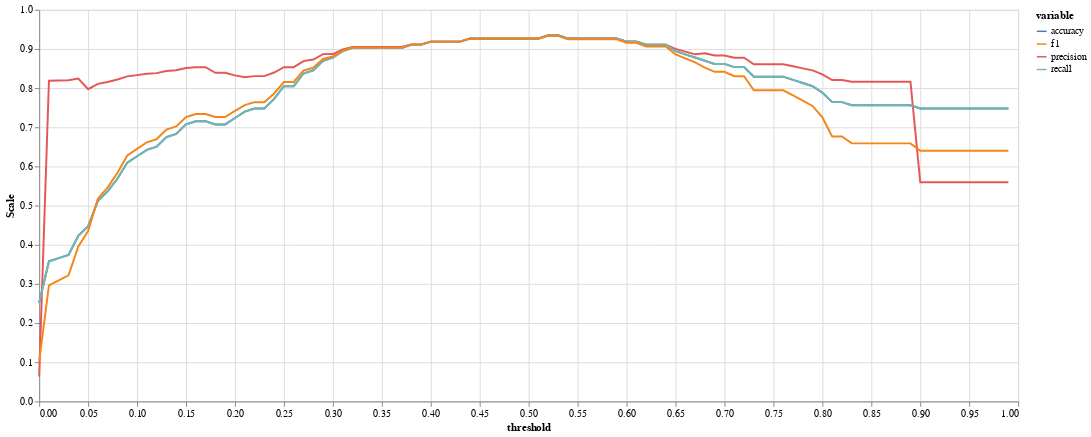

The cell this chart's notebook holds for it:
### Markdown cell above
#### Visualisierung der Metriken
Ein Altair-Chart wird erstellt, das die Genauigkeit, Precision, Recall und F1-Score für verschiedene Schwellenwerte zeigt.

### Code cell
alt.Chart(acc_df).mark_line().transform_fold(
    fold=['accuracy', 'precision', "recall", "f1"], 
    as_=['variable', 'Scale']
).encode(
    x='threshold',
    y='Scale:Q',
    color='variable:N'
).properties(
    width=1000,
    height=400
)

### Figure 1 — Vega-Lite specification as saved in the notebook (floating-point values rounded to 4 significant figures)
{"config": {"view": {"continuousWidth": 300, "continuousHeight": 300}}, "data": {"name": "data-558f266e3f2dbff87677e8319976afa7"}, "mark": {"type": "line"}, "encoding": {"color": {"field": "variable", "type": "nominal"}, "x": {"field": "threshold", "type": "quantitative"}, "y": {"field": "Scale", "type": "quantitative"}}, "height": 400, "transform": [{"fold": ["accuracy", "precision", "recall", "f1"], "as": ["variable", "Scale"]}], "width": 1000, "$schema": "https://vega.github.io/schema/vega-lite/v5.16.3.json", "datasets": {"data-558f266e3f2dbff87677e8319976afa7": [{"threshold": 0.0, "accuracy": 0.252, "precision": 0.06352, "recall": 0.252, "f1": 0.1015, "roc_auc": 0.9344}, {"threshold": 0.01, "accuracy": 0.3577, "precision": 0.819, "recall": 0.3577, "f1": 0.296, "roc_auc": 0.9344}, {"threshold": 0.02, "accuracy": 0.3659, "precision": 0.8196, "recall": 0.3659, "f1": 0.3092, "roc_auc": 0.9344}, {"threshold": 0.03, "accuracy": 0.374, "precision": 0.8203, "recall": 0.374, "f1": 0.3221, "roc_auc": 0.9344}, {"threshold": 0.04, "accuracy": 0.4228, "precision": 0.8246, "recall": 0.4228, "f1": 0.3955, "roc_auc": 0.9344}, {"threshold": 0.05, "accuracy": 0.4472, "precision": 0.7971, "recall": 0.4472, "f1": 0.4351, "roc_auc": 0.9344}, {"threshold": 0.06, "accuracy": 0.5122, "precision": 0.8109, "recall": 0.5122, "f1": 0.5178, "roc_auc": 0.9344}, {"threshold": 0.07, "accuracy": 0.5366, "precision": 0.8157, "recall": 0.5366, "f1": 0.5467, "roc_auc": 0.9344}, {"threshold": 0.08, "accuracy": 0.5691, "precision": 0.8219, "recall": 0.5691, "f1": 0.5837, "roc_auc": 0.9344}, {"threshold": 0.09, "accuracy": 0.6098, "precision": 0.8299, "recall": 0.6098, "f1": 0.6278, "roc_auc": 0.9344}, {"threshold": 0.1, "accuracy": 0.626, "precision": 0.8332, "recall": 0.626, "f1": 0.6449, "roc_auc": 0.9344}, {"threshold": 0.11, "accuracy": 0.6423, "precision": 0.8366, "recall": 0.6423, "f1": 0.6616, "roc_auc": 0.9344}, {"threshold": 0.12, "accuracy": 0.6504, "precision": 0.8383, "recall": 0.6504, "f1": 0.6699, "roc_auc": 0.9344}, {"threshold": 0.13, "accuracy": 0.6748, "precision": 0.8437, "recall": 0.6748, "f1": 0.6943, "roc_auc": 0.9344}, {"threshold": 0.14, "accuracy": 0.6829, "precision": 0.8456, "recall": 0.6829, "f1": 0.7023, "roc_auc": 0.9344}, {"threshold": 0.15, "accuracy": 0.7073, "precision": 0.8514, "recall": 0.7073, "f1": 0.726, "roc_auc": 0.9344}, {"threshold": 0.16, "accuracy": 0.7154, "precision": 0.8534, "recall": 0.7154, "f1": 0.7338, "roc_auc": 0.9344}, {"threshold": 0.17, "accuracy": 0.7154, "precision": 0.8534, "recall": 0.7154, "f1": 0.7338, "roc_auc": 0.9344}, {"threshold": 0.18, "accuracy": 0.7073, "precision": 0.8391, "recall": 0.7073, "f1": 0.7263, "roc_auc": 0.9344}, {"threshold": 0.19, "accuracy": 0.7073, "precision": 0.8391, "recall": 0.7073, "f1": 0.7263, "roc_auc": 0.9344}, {"threshold": 0.2, "accuracy": 0.7236, "precision": 0.8325, "recall": 0.7236, "f1": 0.7418, "roc_auc": 0.9344}, {"threshold": 0.21, "accuracy": 0.7398, "precision": 0.8277, "recall": 0.7398, "f1": 0.7566, "roc_auc": 0.9344}, {"threshold": 0.22, "accuracy": 0.748, "precision": 0.8306, "recall": 0.748, "f1": 0.7641, "roc_auc": 0.9344}, {"threshold": 0.23, "accuracy": 0.748, "precision": 0.8306, "recall": 0.748, "f1": 0.7641, "roc_auc": 0.9344}, {"threshold": 0.24, "accuracy": 0.7724, "precision": 0.8398, "recall": 0.7724, "f1": 0.7862, "roc_auc": 0.9344}, {"threshold": 0.25, "accuracy": 0.8049, "precision": 0.8534, "recall": 0.8049, "f1": 0.8156, "roc_auc": 0.9344}, {"threshold": 0.26, "accuracy": 0.8049, "precision": 0.8534, "recall": 0.8049, "f1": 0.8156, "roc_auc": 0.9344}, {"threshold": 0.27, "accuracy": 0.8374, "precision": 0.8688, "recall": 0.8374, "f1": 0.8449, "roc_auc": 0.9344}, {"threshold": 0.28, "accuracy": 0.8455, "precision": 0.8731, "recall": 0.8455, "f1": 0.8523, "roc_auc": 0.9344}, {"threshold": 0.29, "accuracy": 0.8699, "precision": 0.8868, "recall": 0.8699, "f1": 0.8744, "roc_auc": 0.9344}, {"threshold": 0.3, "accuracy": 0.878, "precision": 0.887, "recall": 0.878, "f1": 0.8809, "roc_auc": 0.9344}, {"threshold": 0.31, "accuracy": 0.8943, "precision": 0.8987, "recall": 0.8943, "f1": 0.8959, "roc_auc": 0.9344}, {"threshold": 0.32, "accuracy": 0.9024, "precision": 0.905, "recall": 0.9024, "f1": 0.9034, "roc_auc": 0.9344}, {"threshold": 0.33, "accuracy": 0.9024, "precision": 0.905, "recall": 0.9024, "f1": 0.9034, "roc_auc": 0.9344}, {"threshold": 0.34, "accuracy": 0.9024, "precision": 0.905, "recall": 0.9024, "f1": 0.9034, "roc_auc": 0.9344}, {"threshold": 0.35, "accuracy": 0.9024, "precision": 0.905, "recall": 0.9024, "f1": 0.9034, "roc_auc": 0.9344}, {"threshold": 0.36, "accuracy": 0.9024, "precision": 0.905, "recall": 0.9024, "f1": 0.9034, "roc_auc": 0.9344}, {"threshold": 0.37, "accuracy": 0.9024, "precision": 0.905, "recall": 0.9024, "f1": 0.9034, "roc_auc": 0.9344}, {"threshold": 0.38, "accuracy": 0.9106, "precision": 0.9116, "recall": 0.9106, "f1": 0.911, "roc_auc": 0.9344}, {"threshold": 0.39, "accuracy": 0.9106, "precision": 0.9116, "recall": 0.9106, "f1": 0.911, "roc_auc": 0.9344}, {"threshold": 0.4, "accuracy": 0.9187, "precision": 0.9187, "recall": 0.9187, "f1": 0.9187, "roc_auc": 0.9344}, {"threshold": 0.41, "accuracy": 0.9187, "precision": 0.9187, "recall": 0.9187, "f1": 0.9187, "roc_auc": 0.9344}, {"threshold": 0.42, "accuracy": 0.9187, "precision": 0.9187, "recall": 0.9187, "f1": 0.9187, "roc_auc": 0.9344}, {"threshold": 0.43, "accuracy": 0.9187, "precision": 0.9187, "recall": 0.9187, "f1": 0.9187, "roc_auc": 0.9344}, {"threshold": 0.44, "accuracy": 0.9268, "precision": 0.9262, "recall": 0.9268, "f1": 0.9264, "roc_auc": 0.9344}, {"threshold": 0.45, "accuracy": 0.9268, "precision": 0.9262, "recall": 0.9268, "f1": 0.9264, "roc_auc": 0.9344}, {"threshold": 0.46, "accuracy": 0.9268, "precision": 0.9262, "recall": 0.9268, "f1": 0.9264, "roc_auc": 0.9344}, {"threshold": 0.47, "accuracy": 0.9268, "precision": 0.9262, "recall": 0.9268, "f1": 0.9264, "roc_auc": 0.9344}, {"threshold": 0.48, "accuracy": 0.9268, "precision": 0.9262, "recall": 0.9268, "f1": 0.9264, "roc_auc": 0.9344}, {"threshold": 0.49, "accuracy": 0.9268, "precision": 0.9262, "recall": 0.9268, "f1": 0.9264, "roc_auc": 0.9344}, {"threshold": 0.5, "accuracy": 0.9268, "precision": 0.9262, "recall": 0.9268, "f1": 0.9264, "roc_auc": 0.9344}, {"threshold": 0.51, "accuracy": 0.9268, "precision": 0.9262, "recall": 0.9268, "f1": 0.9264, "roc_auc": 0.9344}, {"threshold": 0.52, "accuracy": 0.935, "precision": 0.9341, "recall": 0.935, "f1": 0.9342, "roc_auc": 0.9344}, {"threshold": 0.53, "accuracy": 0.935, "precision": 0.9346, "recall": 0.935, "f1": 0.9334, "roc_auc": 0.9344}, {"threshold": 0.54, "accuracy": 0.9268, "precision": 0.9266, "recall": 0.9268, "f1": 0.9246, "roc_auc": 0.9344}, {"threshold": 0.55, "accuracy": 0.9268, "precision": 0.9266, "recall": 0.9268, "f1": 0.9246, "roc_auc": 0.9344}, {"threshold": 0.56, "accuracy": 0.9268, "precision": 0.9266, "recall": 0.9268, "f1": 0.9246, "roc_auc": 0.9344}, {"threshold": 0.57, "accuracy": 0.9268, "precision": 0.9266, "recall": 0.9268, "f1": 0.9246, "roc_auc": 0.9344}, {"threshold": 0.58, "accuracy": 0.9268, "precision": 0.9266, "recall": 0.9268, "f1": 0.9246, "roc_auc": 0.9344}, {"threshold": 0.59, "accuracy": 0.9268, "precision": 0.9266, "recall": 0.9268, "f1": 0.9246, "roc_auc": 0.9344}, {"threshold": 0.6, "accuracy": 0.9187, "precision": 0.9188, "recall": 0.9187, "f1": 0.9156, "roc_auc": 0.9344}, {"threshold": 0.61, "accuracy": 0.9187, "precision": 0.9188, "recall": 0.9187, "f1": 0.9156, "roc_auc": 0.9344}, {"threshold": 0.62, "accuracy": 0.9106, "precision": 0.911, "recall": 0.9106, "f1": 0.9065, "roc_auc": 0.9344}, {"threshold": 0.63, "accuracy": 0.9106, "precision": 0.911, "recall": 0.9106, "f1": 0.9065, "roc_auc": 0.9344}, {"threshold": 0.64, "accuracy": 0.9106, "precision": 0.911, "recall": 0.9106, "f1": 0.9065, "roc_auc": 0.9344}, {"threshold": 0.65, "accuracy": 0.8943, "precision": 0.9003, "recall": 0.8943, "f1": 0.8859, "roc_auc": 0.9344}, {"threshold": 0.66, "accuracy": 0.8862, "precision": 0.8932, "recall": 0.8862, "f1": 0.876, "roc_auc": 0.9344}, {"threshold": 0.67, "accuracy": 0.878, "precision": 0.8863, "recall": 0.878, "f1": 0.8659, "roc_auc": 0.9344}, {"threshold": 0.68, "accuracy": 0.8699, "precision": 0.8892, "recall": 0.8699, "f1": 0.8525, "roc_auc": 0.9344}, {"threshold": 0.69, "accuracy": 0.8618, "precision": 0.8833, "recall": 0.8618, "f1": 0.8415, "roc_auc": 0.9344}, {"threshold": 0.7, "accuracy": 0.8618, "precision": 0.8833, "recall": 0.8618, "f1": 0.8415, "roc_auc": 0.9344}, {"threshold": 0.71, "accuracy": 0.8537, "precision": 0.8776, "recall": 0.8537, "f1": 0.8302, "roc_auc": 0.9344}, {"threshold": 0.72, "accuracy": 0.8537, "precision": 0.8776, "recall": 0.8537, "f1": 0.8302, "roc_auc": 0.9344}, {"threshold": 0.73, "accuracy": 0.8293, "precision": 0.861, "recall": 0.8293, "f1": 0.7943, "roc_auc": 0.9344}, {"threshold": 0.74, "accuracy": 0.8293, "precision": 0.861, "recall": 0.8293, "f1": 0.7943, "roc_auc": 0.9344}, {"threshold": 0.75, "accuracy": 0.8293, "precision": 0.861, "recall": 0.8293, "f1": 0.7943, "roc_auc": 0.9344}, {"threshold": 0.76, "accuracy": 0.8293, "precision": 0.861, "recall": 0.8293, "f1": 0.7943, "roc_auc": 0.9344}, {"threshold": 0.77, "accuracy": 0.8211, "precision": 0.8557, "recall": 0.8211, "f1": 0.7815, "roc_auc": 0.9344}, {"threshold": 0.78, "accuracy": 0.813, "precision": 0.8504, "recall": 0.813, "f1": 0.7683, "roc_auc": 0.9344}, {"threshold": 0.79, "accuracy": 0.8049, "precision": 0.8452, "recall": 0.8049, "f1": 0.7545, "roc_auc": 0.9344}, {"threshold": 0.8, "accuracy": 0.7886, "precision": 0.8352, "recall": 0.7886, "f1": 0.7254, "roc_auc": 0.9344}, {"threshold": 0.81, "accuracy": 0.7642, "precision": 0.8207, "recall": 0.7642, "f1": 0.6767, "roc_auc": 0.9344}, {"threshold": 0.82, "accuracy": 0.7642, "precision": 0.8207, "recall": 0.7642, "f1": 0.6767, "roc_auc": 0.9344}, {"threshold": 0.83, "accuracy": 0.7561, "precision": 0.8161, "recall": 0.7561, "f1": 0.6589, "roc_auc": 0.9344}, {"threshold": 0.84, "accuracy": 0.7561, "precision": 0.8161, "recall": 0.7561, "f1": 0.6589, "roc_auc": 0.9344}, {"threshold": 0.85, "accuracy": 0.7561, "precision": 0.8161, "recall": 0.7561, "f1": 0.6589, "roc_auc": 0.9344}, {"threshold": 0.86, "accuracy": 0.7561, "precision": 0.8161, "recall": 0.7561, "f1": 0.6589, "roc_auc": 0.9344}, {"threshold": 0.87, "accuracy": 0.7561, "precision": 0.8161, "recall": 0.7561, "f1": 0.6589, "roc_auc": 0.9344}, {"threshold": 0.88, "accuracy": 0.7561, "precision": 0.8161, "recall": 0.7561, "f1": 0.6589, "roc_auc": 0.9344}, {"threshold": 0.89, "accuracy": 0.7561, "precision": 0.8161, "recall": 0.7561, "f1": 0.6589, "roc_auc": 0.9344}, {"threshold": 0.9, "accuracy": 0.748, "precision": 0.5595, "recall": 0.748, "f1": 0.6401, "roc_auc": 0.9344}, {"threshold": 0.91, "accuracy": 0.748, "precision": 0.5595, "recall": 0.748, "f1": 0.6401, "roc_auc": 0.9344}, {"threshold": 0.92, "accuracy": 0.748, "precision": 0.5595, "recall": 0.748, "f1": 0.6401, "roc_auc": 0.9344}, {"threshold": 0.93, "accuracy": 0.748, "precision": 0.5595, "recall": 0.748, "f1": 0.6401, "roc_auc": 0.9344}, {"threshold": 0.94, "accuracy": 0.748, "precision": 0.5595, "recall": 0.748, "f1": 0.6401, "roc_auc": 0.9344}, {"threshold": 0.95, "accuracy": 0.748, "precision": 0.5595, "recall": 0.748, "f1": 0.6401, "roc_auc": 0.9344}, {"threshold": 0.96, "accuracy": 0.748, "precision": 0.5595, "recall": 0.748, "f1": 0.6401, "roc_auc": 0.9344}, {"threshold": 0.97, "accuracy": 0.748, "precision": 0.5595, "recall": 0.748, "f1": 0.6401, "roc_auc": 0.9344}, {"threshold": 0.98, "accuracy": 0.748, "precision": 0.5595, "recall": 0.748, "f1": 0.6401, "roc_auc": 0.9344}, {"threshold": 0.99, "accuracy": 0.748, "precision": 0.5595, "recall": 0.748, "f1": 0.6401, "roc_auc": 0.9344}]}}
